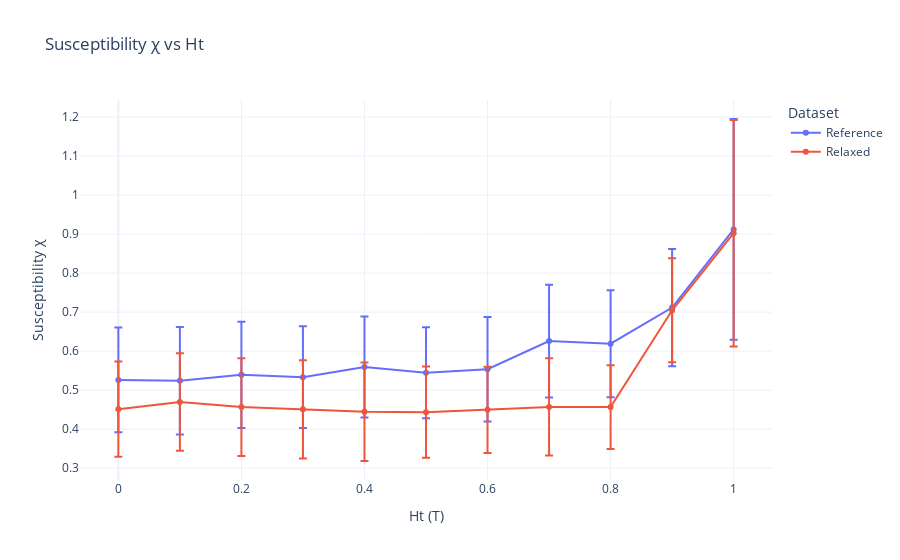

Notebook source saved alongside this figure:
### Code cell
import pandas as pd
import plotly.graph_objects as go
import plotly.express as px

# Load and clean data
ref = pd.read_csv('/Users/jiakai/Desktop/SURF/code/_spirit/Susceptibility_multi_gammas_10_100_per_gamma_20_anisotropy_0.7_relax_step_1_gammas_DDI_converge_max_20_ref.csv')
rel = pd.read_csv('/Users/jiakai/Desktop/SURF/code/_spirit/Susceptibility_multi_gammas_10_100_per_gamma_20_anisotropy_0.7_relax_step_10_gammas_DDI_converge_max_20.csv')
# Assuming this is the correct relaxed file

# Drop Unnamed index column
# ref_avg = ref_avg.drop(columns=["Unnamed: 0"])
# rel_avg = rel_avg.drop(columns=["Unnamed: 0"])

# --- Group by Ht and compute mean and std of chi ---
ref_avg = ref.groupby("Ht", as_index=False).agg(
    chi_mean=("chi", "mean"),
    chi_std=("chi", "std")
)
ref_avg["Source"] = "Reference"

rel_avg = rel.groupby("Ht", as_index=False).agg(
    chi_mean=("chi", "mean"),
    chi_std=("chi", "std")
)
rel_avg["Source"] = "Relaxed"

# --- Combine into one DataFrame for plotting ---
df_plot = pd.concat([ref_avg, rel_avg], ignore_index=True)

# --- Plot using plotly.graph_objects for error bars ---
fig = go.Figure()

for source in df_plot["Source"].unique():
    df = df_plot[df_plot["Source"] == source]
    fig.add_trace(go.Scatter(
        x=df["Ht"],
        y=df["chi_mean"],
        error_y=dict(type="data", array=df["chi_std"], visible=True),
        mode="lines+markers",
        name=source
    ))

fig.update_layout(
    title="Susceptibility χ vs Ht",
    xaxis_title="Ht (T)",
    yaxis_title="Susceptibility χ",
    legend_title="Dataset",
    template="plotly_white"
)

fig.show()
#

### Figure 1 — Plotly figure (JSON) as saved in the notebook; plotly's stock layout.template omitted (floating-point values rounded to 4 significant figures)
{"data": [{"error_y": {"array": [0.1344, 0.1379, 0.1363, 0.1305, 0.1293, 0.1168, 0.134, 0.1448, 0.137, 0.1501, 0.2831], "type": "data", "visible": true}, "mode": "lines+markers", "name": "Reference", "x": [0.0, 0.1, 0.2, 0.3, 0.4, 0.5, 0.6, 0.7, 0.8, 0.9, 1.0], "y": [0.5261, 0.5239, 0.5392, 0.5332, 0.5595, 0.5445, 0.5535, 0.6257, 0.619, 0.7116, 0.912], "type": "scatter"}, {"error_y": {"array": [0.1219, 0.125, 0.1252, 0.1261, 0.1264, 0.1171, 0.1104, 0.1247, 0.1075, 0.1332, 0.2903], "type": "data", "visible": true}, "mode": "lines+markers", "name": "Relaxed", "x": [0.0, 0.1, 0.2, 0.3, 0.4, 0.5, 0.6, 0.7, 0.8, 0.9, 1.0], "y": [0.4513, 0.4697, 0.4567, 0.4508, 0.4447, 0.4435, 0.4496, 0.4571, 0.4565, 0.7048, 0.9024], "type": "scatter"}], "layout": {"title": {"text": "Susceptibility χ vs Ht"}, "xaxis": {"title": {"text": "Ht (T)"}}, "yaxis": {"title": {"text": "Susceptibility χ"}}, "legend": {"title": {"text": "Dataset"}}}}
